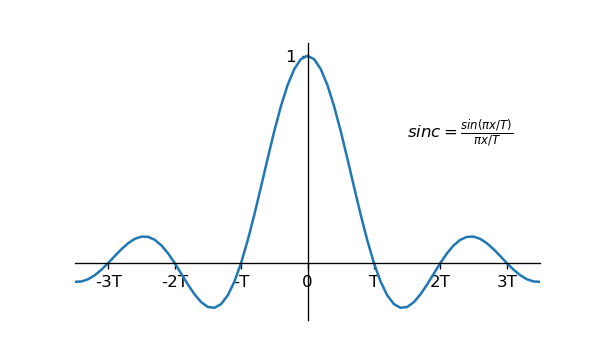

This figure's Python source:
import numpy as np
import matplotlib.pyplot as plt

fig = plt.figure(figsize=(5, 3), dpi=120)
ax = fig.subplots()

f = lambda x, rate: np.sinc(x*rate)
x = np.arange(-10, 10, .1)
T = 1
y = f(x, 1.0/T)

ax.spines['left'].set_position('zero')
ax.spines['bottom'].set_position('zero')
ax.spines['right'].set_color('none')
ax.spines['top'].set_color('none')
ax.set_xlim(-3.5, 3.5)
ax.xaxis.set_ticks([-3, -2, -1, 0, 1, 2, 3])
ax.xaxis.set_ticklabels(["-3T", "-2T", "-T", "0", "T", "2T", "3T"])
ax.yaxis.set_ticks([1])
ax.plot(x, y)
ax.annotate(r"$sinc = \frac{sin(\pi x/T)}{\pi x/T}$", xy=(0, 0), xytext=(1.5, .6))

plt.show()
fig.savefig("sinc.png", fmt='png')

